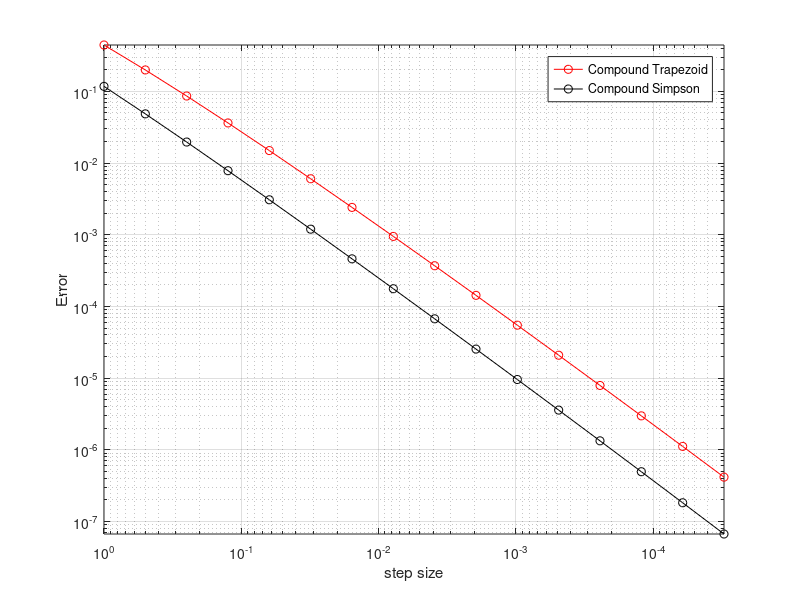

Recreate this plot in MATLAB. (Note: this script raises an error after producing the figure.)
f = @(x)sqrt(x).*log(x);
res = -4/9;
%%
%tic toc
num = 15;
h_arr = 1./2.^(0:1:num);
Compound_Trapezoid = zeros(1, num + 1);
Compound_Trapezoid_Error = zeros(1, num + 1);

Compound_Simpson = zeros(1, num + 1);
Compound_Simpson_Error = zeros(1, num + 1);

for i = 1:1:num + 1
    h = h_arr(i);
    x = 0:h:1;
    % Compound Trapezoid
    Compound_Trapezoid(i) = h/2*(f(1e-9) + 2 * sum(f(x(2:end - 1))) + f(x(end)));
    Compound_Trapezoid_Error(i) = abs(Compound_Trapezoid(i) - res);
    
    % Compound Simpson
    Compound_Simpson(i) = h/6*(f(1e-9) + 2 * sum(f(x(2:end - 1))) + f(x(end)));
    x = x + h/2;
    Compound_Simpson(i) = Compound_Simpson(i) + 4*h/6*sum(f(x(1:end-1)));
    Compound_Simpson_Error(i) = abs(Compound_Simpson(i) - res);
end

loglog(h_arr, Compound_Trapezoid_Error, 'ro-');
hold on
loglog(h_arr, Compound_Simpson_Error, 'ko-');
axis on; grid on;axis tight;set(gca,'XDir','reverse');
xlabel('step size');ylabel('Error');
legend('Compound Trapezoid','Compound Simpson');

%% Step changed Trapezoid
step = 1;
h = 1;
int_Trapezoid = (f(1e-9) + f(1)) * h / 2;
last_int_Trapezoid = 0;
while abs(int_Trapezoid - last_int_Trapezoid) >= 1e-4
    last_int_Trapezoid = int_Trapezoid;
    x = 0:h:1;
    h = h/2;
    x = x + h;
    int_Trapezoid = int_Trapezoid*0.5 + h * sum(f(x(1:end-1)));
    step = step + 1;
end
step
error = abs(int_Trapezoid - res)

%% Romberg
step = 1;
h = 1;
Romberg_Mat = (f(1e-9) + f(1)) * h / 2;
while  abs(Romberg_Mat(end, end) - res) >= 1e-4
    Romberg_Mat = [Romberg_Mat zeros(size(Romberg_Mat,1),1); zeros(1, size(Romberg_Mat,1)+1)];
    x = 0:h:1; h = h/2; x = x + h;
    Romberg_Mat(end, 1) = Romberg_Mat(end - 1, 1)*0.5 + h * sum(f(x(1:end - 1)));
    for j = 2:1:size(Romberg_Mat,1)
        Romberg_Mat(end,j) = 4^(j-1)/(4^(j-1) - 1)*Romberg_Mat(end, j - 1) - Romberg_Mat(end - 1, j - 1)/(4^(j-1) - 1);
    end
end
Romberg_Mat

%% Step change Simpson
h = 1;
x_min = 1e-9; x_max = 1;
thr = 1e-4;
x = 0:1;
auto_Simpson(x_min, x_max, f, h, x, thr) 

%%
f = @(x) 1./x./x;
h = 0.8;
x_min = 0.2; x_max = 1;
thr = 0.02;
x = [0.2 1];
auto_Simpson(x_min, x_max, f, h, x, thr) 